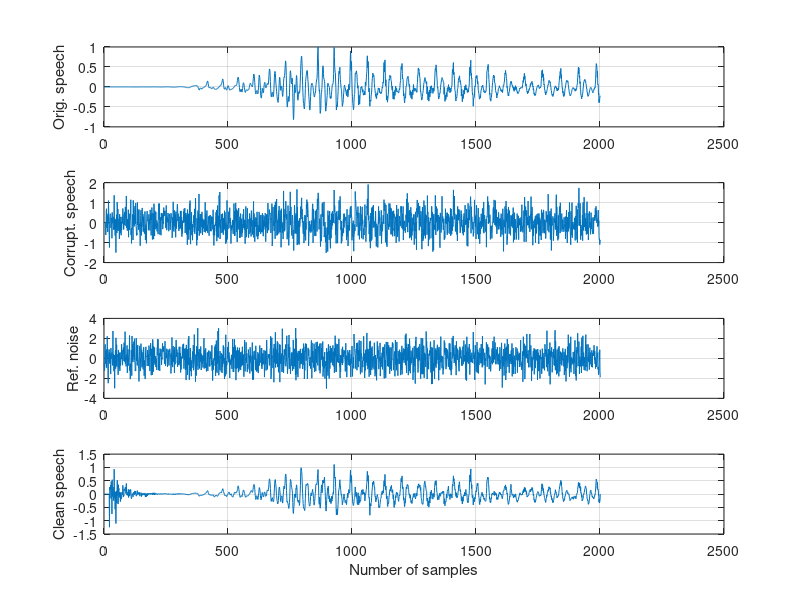
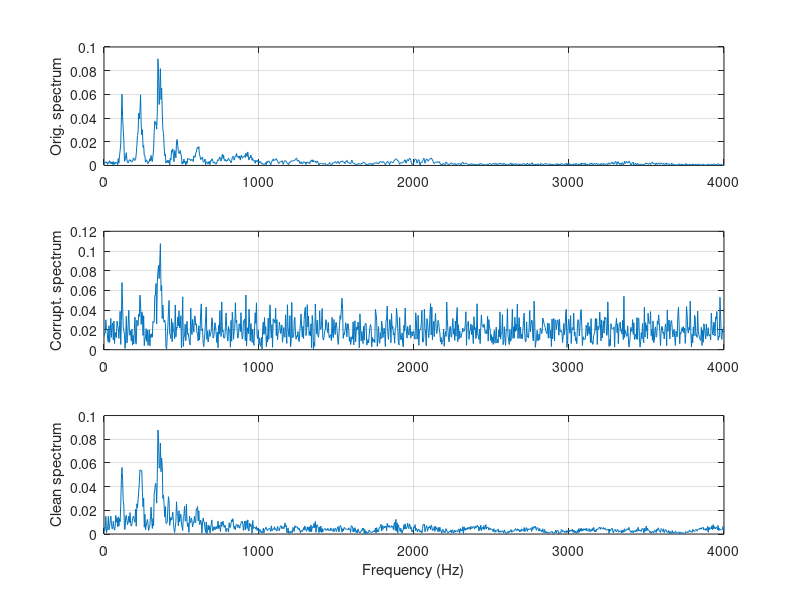

Source code (MATLAB) for these figures, in order:
%MATLAB Program 9.1a for Section 9.3.1
close all; clear all
load wen.dat                                            % given by the instructor
fs=8000;                                                  % sampling rate
t=0:1:length(wen)-1;                               % create index array                       
t=t/fs;                                                      % convert indices to time instant
x=randn(1,length(wen));                         % generate random noise
n=filter([ 0 0 0 0 0 0.5 ],1,x);                 %  generate the corruption noise 
d=wen+n;                                                % generate signal plus noise
mu=0.01;                                                 % initialize step size
w=zeros(1,21);                                        % initialize adaptive filter coefficients
y=zeros(1,length(t));                               % initialize the adaptive filter output array
e=y;                                                             % initialize the output array
 % adaptive filtering using LMS algorithm
for m=22:1:length(t)-1
      sum=0;
     for i=1:1:21
      sum=sum+w(i)*x(m-i);
     end
      y(m)=sum;
      e(m)=d(m)-y(m);
      for i=1:1:21
      w(i)=w(i)+2*mu*e(m)*x(m-i);
     end
end
% calculate single-side amplitude spectrum for the original signal
 WEN=2*abs(fft(wen))/length(wen);WEN(1)=WEN(1)/2;
% calculate single-side amplitude spectrum for the corrupted signal
 D=2*abs(fft(d))/length(d);D(1)=D(1)/2;
 f=[0:1:length(wen)/2]*fs/length(wen);
% calculate single-side amplitude spectrum for the noise cancelled signal
 E=2*abs(fft(e))/length(e);E(1)=E(1)/2;
% plot signals and spectrums
 subplot(4,1,1), plot(wen);grid; ylabel('Orig. speech');
 subplot(4,1,2),plot(d);grid; ylabel('Corrupt. speech')
 subplot(4,1,3),plot(x);grid;ylabel('Ref. noise');
 subplot(4,1,4),plot(e);grid; ylabel('Clean speech');
 xlabel('Number of samples');
 figure
subplot(3,1,1),plot(f,WEN(1:length(f)));grid
 ylabel('Orig. spectrum')
subplot(3,1,2),plot(f,D(1:length(f)));grid; ylabel('Corrupt. spectrum')
subplot(3,1,3),plot(f,E(1:length(f)));grid
 ylabel('Clean spectrum'); xlabel('Frequency (Hz)');
